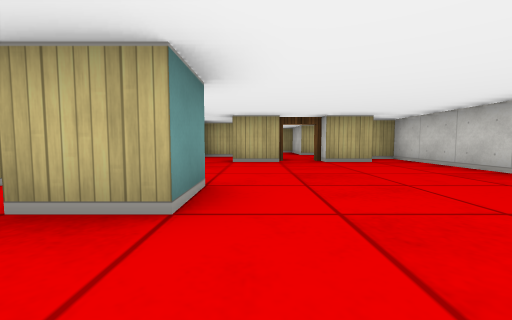
View 1 (above)

16 first-person views from a walk through a cub3D level. The camera is about half as high as the walls, tilts 4° down and sees 90° across. The floor is counted in squares. Each view is taken from the middle of a square. On the plan, view 1 faces up. The plan holds only what a view shows up to about 9 squares ahead; the rest is blank.

View 2
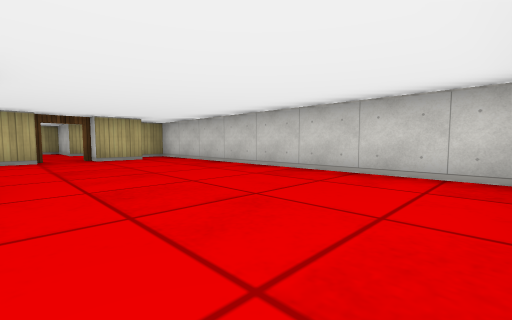

View 3
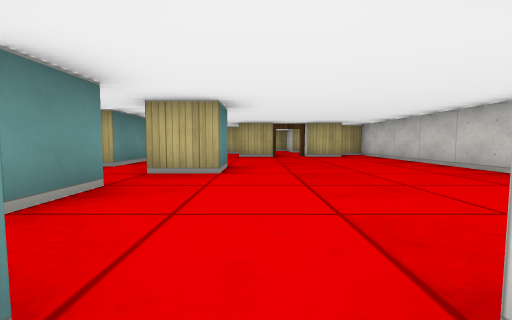

View 4
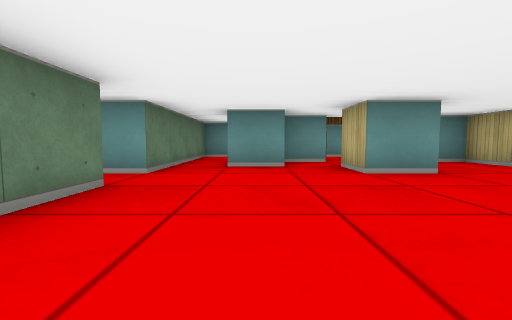

View 5
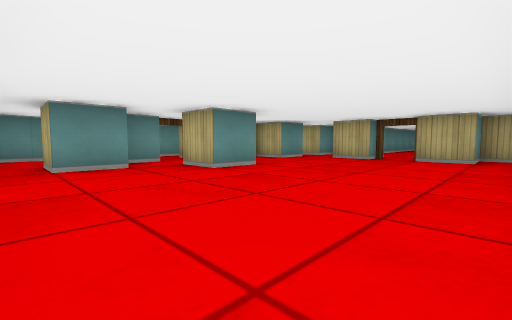

View 6
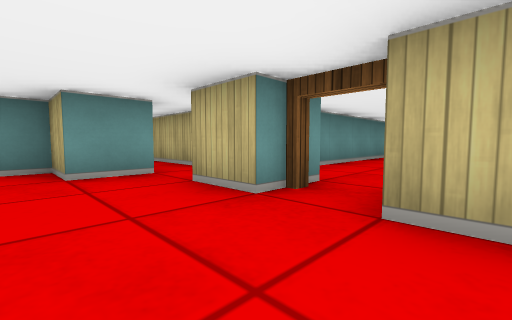

View 7
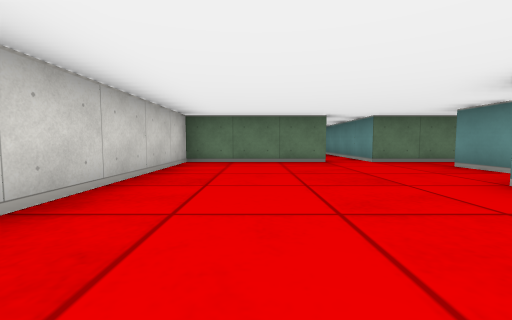

View 8
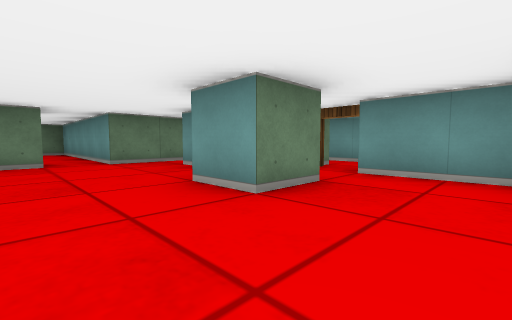

View 9
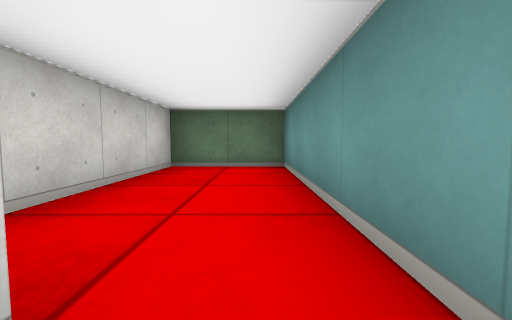

View 10
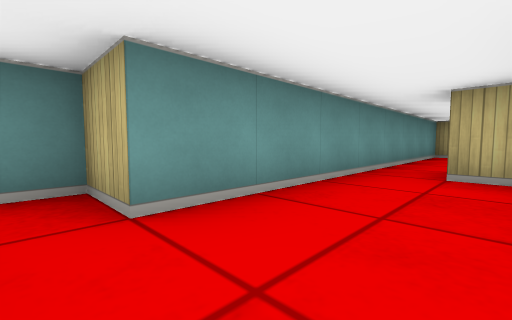

View 11
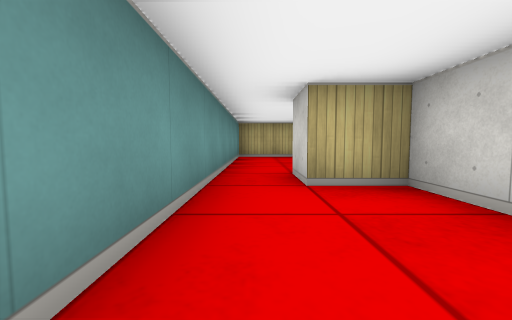

View 12
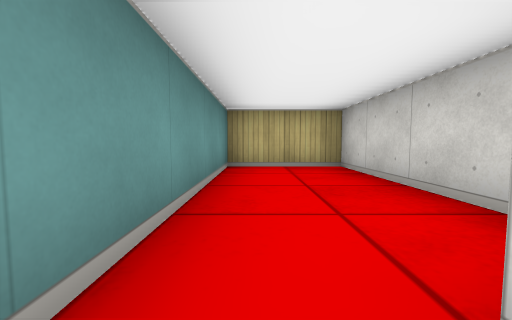

View 13
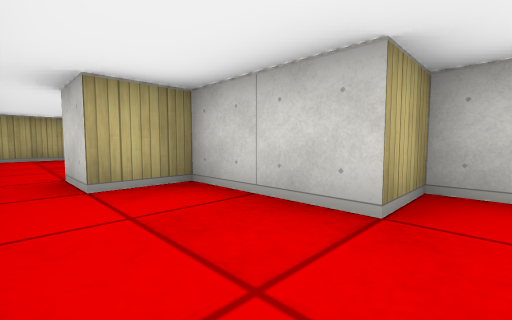

View 14
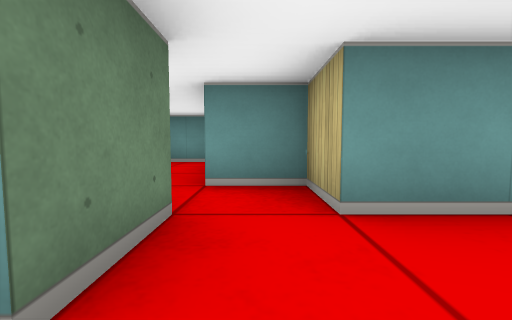

View 15
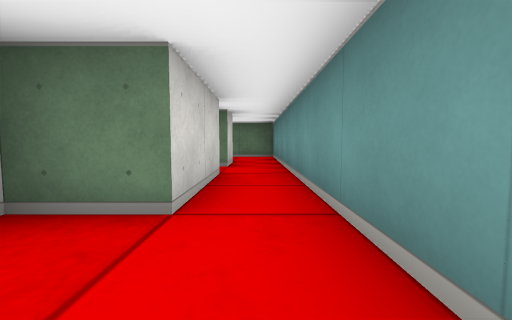

View 16
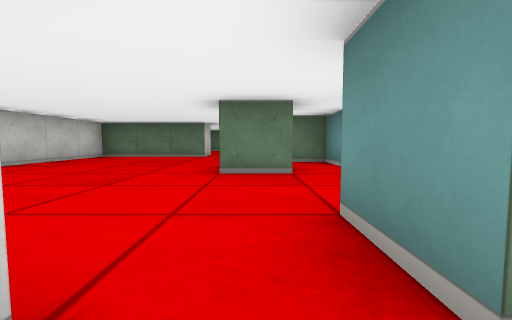

### Floor plan
Ten units are one square. View 1 is at (0, 0); x grows to the right and y downward. Boxes are objects, and circles mark ways between rooms. Rooms are numbered by the first view taken in them; rooms with no view inside come last. Other rooms are left out.
<svg viewBox="-50 -160 90 230">
<path fill="none" stroke="#000" d="M-16 -25 -5 -25 -5 -15 -15 -15M-15 -6 -15 5 -25 5M-25 -16 -25 -5 -18 -5M5 -55 -5 -55M-15 -56 -15 -45 -25 -45 -25 -25M-35 -45 -25 -45M5 25 5 15 35 15 35 -65 25 -65 25 -55 15 -55M-15 -65 -39 -65M-35 15 -5 15 -5 25M-5 -65 5 -65M25 -79 25 -85 15 -85 15 -105 5 -105M-5 -105 -5 -75 -15 -75 -15 -65M15 -125 15 -155 -5 -155 -5 -105M5 -105 5 -115M-35 -25 -35 -45M-35 -5 -35 -15M-45 -60 -45 15 -35 15M-5 25 -5 65 15 65 15 35"/>
<circle cx="-10" cy="-70" r="3" fill="#2a7"/>
<circle cx="10" cy="-60" r="3" fill="#2a7"/>
<circle cx="-25" cy="-60" r="3" fill="#2a7"/>
<circle cx="-25" cy="10" r="3" fill="#2a7"/>
<circle cx="-30" cy="-20" r="3" fill="#2a7"/>
<circle cx="0" cy="20" r="3" fill="#2a7"/>
<circle cx="0" cy="-100" r="3" fill="#2a7"/>
<text x="0" y="-20">1</text>
<text x="0" y="-80">2</text>
<text x="0" y="-130">3</text>
<text x="-40" y="-30">4</text>
<text x="0" y="40">5</text>
</svg>
Room 1 opens to room 2. Room 1 opens to room 4. Room 1 opens to room 5. Room 2 opens to room 3.

Where each view was taken, in squares from view 1:
view 1: 0 up, 0 right, facing up
view 2: 1 down, 0 right, facing up-right
view 3: 2 down, 0 right, facing up
view 4: 0 up, 3 right, facing left
view 5: 1 down, 3 right, facing up-left
view 6: 4 up, 2 right, facing up-left
view 7: 4 up, 2 right, facing down
view 8: 4 up, 1 right, facing down-left
view 9: 2 down, 0 right, facing down
view 10: 7 up, 1 right, facing up-left
view 11: 8 up, 0 right, facing up
view 12: 11 up, 0 right, facing up
view 13: 8 up, 0 right, facing up-right
view 14: 7 up, 1 right, facing left
view 15: 6 up, 4 left, facing down
view 16: 6 up, 1 left, facing down
